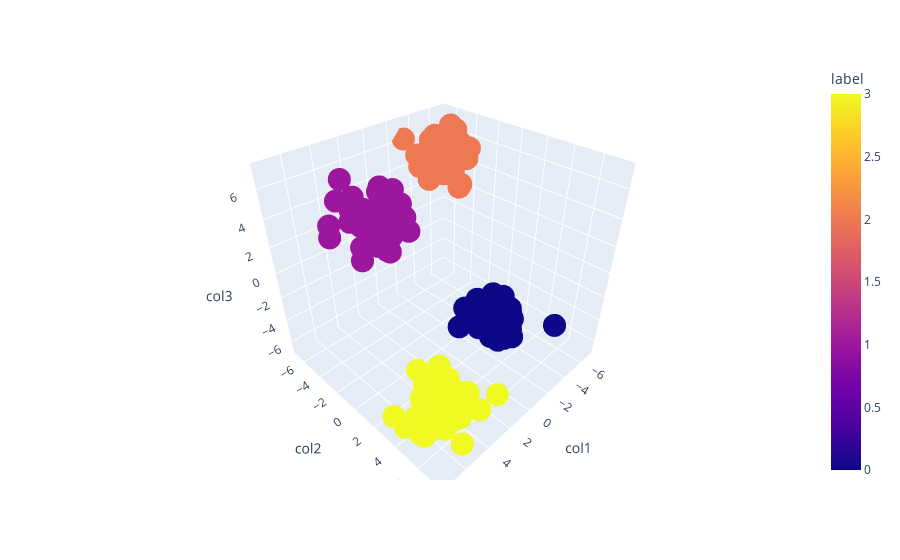

This figure's notebook cell:
### Code cell
fig = px.scatter_3d(df,x='col1', y='col2', z='col3',color='label')
fig.show()

### Figure 1 — Plotly figure (JSON) as saved in the notebook; plotly's stock layout.template omitted (floating-point values rounded to 4 significant figures; data arrays with more than 128 entries replaced by an {"elided": "..."} marker saying what was removed)
{"data": [{"hovertemplate": "col1=%{x}<br>col2=%{y}<br>col3=%{z}<br>label=%{marker.color}<extra></extra>", "legendgroup": "", "marker": {"color": {"elided": "200 int values"}, "coloraxis": "coloraxis", "symbol": "circle"}, "mode": "markers", "name": "", "scene": "scene", "showlegend": false, "type": "scatter3d", "x": {"elided": "200 float values"}, "y": {"elided": "200 float values"}, "z": {"elided": "200 float values"}}], "layout": {"coloraxis": {"colorbar": {"title": {"text": "label"}}, "colorscale": [[0, "#0d0887"], [0.1111, "#46039f"], [0.2222, "#7201a8"], [0.3333, "#9c179e"], [0.4444, "#bd3786"], [0.5556, "#d8576b"], [0.6667, "#ed7953"], [0.7778, "#fb9f3a"], [0.8889, "#fdca26"], [1, "#f0f921"]]}, "legend": {"tracegroupgap": 0}, "margin": {"t": 60}, "scene": {"domain": {"x": [0, 1], "y": [0, 1]}, "xaxis": {"title": {"text": "col1"}}, "yaxis": {"title": {"text": "col2"}}, "zaxis": {"title": {"text": "col3"}}}}}
